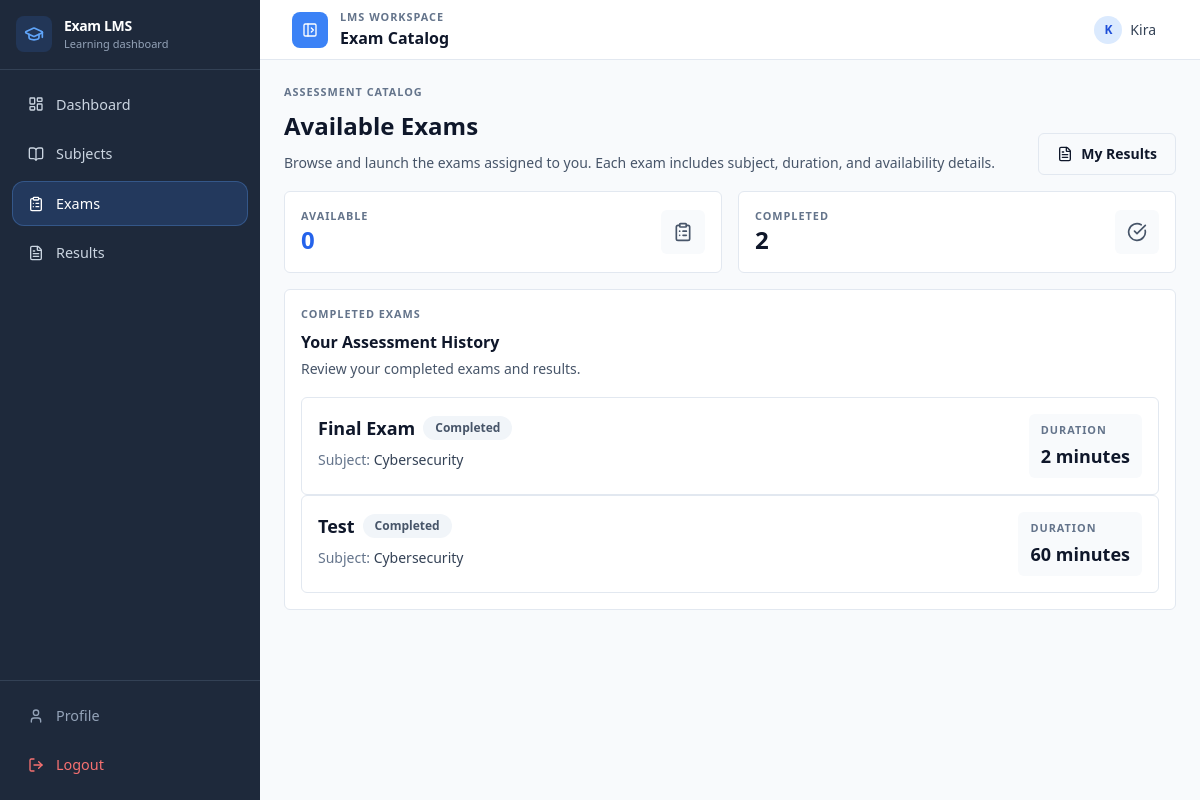
/available-exams/ (signed in), run on the app's committed database.
### exam_system/models.py (models this page shows, shortened)
class Exam(models.Model):
    subject = models.ForeignKey(Subject, on_delete=models.CASCADE)
    title = models.CharField(max_length=200)
    description = models.TextField(blank=True, null=True)
    duration = models.IntegerField(null=True, blank=True, help_text="Minutes allowed; ignored when duration_enabled is False.")
    duration_enabled = models.BooleanField(default=True, help_text="When disabled, students have unlimited time.")
    total_questions = models.IntegerField(
        validators=[MaxValueValidator(settings.MAX_QUESTIONS_PER_EXAM)]
    )
    randomize_questions = models.BooleanField(default=True)
    is_active = models.BooleanField(default=True, help_text="Instructors can manually open/close an exam regardless of the time window.")
    questions = models.ManyToManyField('Question', blank=True, related_name='exams')
    is_archived = models.BooleanField(default=False)
    available_from = models.DateTimeField(null=True, blank=True, help_text="Earliest date & time students can start the exam.")
    available_until = models.DateTimeField(null=True, blank=True, help_text="Latest date & time students can start the exam.")

class Subject(models.Model):
    name = models.CharField(max_length=100)
    code = models.CharField(max_length=20, blank=True, null=True)
    description = models.TextField(blank=True, null=True)
    instructor = models.ForeignKey(User, on_delete=models.CASCADE)
    students = models.ManyToManyField(User, related_name="subjects", blank=True)
    created_at = models.DateTimeField(auto_now_add=True, null=True)
    is_archived = models.BooleanField(default=False, db_index=True)
    archived_at = models.DateTimeField(null=True, blank=True)

### exam_system/views.py (the view)
# urls.py: path('available-exams/', views.available_exams, name='available_exams'),
@login_required
def available_exams(request):
    profile = Profile.objects.get(user=request.user)
    if profile.role != 'student':
        return redirect('home')
    assignments = SubjectAssignment.objects.filter(student=request.user).select_related('subject')
    available = []
    taken = []
    for assignment in assignments:
        subject = assignment.subject
        exams = Exam.objects.filter(subject=subject, is_archived=False)
        for exam in exams:
            if _window_closed(exam):
                taken.append({'exam': exam, 'subject': subject})
                continue
            attempt = ExamAttempt.objects.filter(student=request.user, exam=exam).first()
            if attempt and attempt.status == 'completed':
                taken.append({'exam': exam, 'subject': subject})
            else:
                available.append({'exam': exam, 'subject': subject})
    total_available = len(available)
    total_taken = len(taken)
    return render(request, 'available_exams.html', {
        'available': available,
        'taken': taken,
        'total_available': total_available,
        'total_taken': total_taken
    })

### exam_system/views.py (called while the page is built)
def _now():
    return timezone.now()

def _window_closed(exam):
    if not exam.is_active:
        return True
    now = _now()
    if exam.available_from and now < exam.available_from:
        return True
    if exam.available_until and now > exam.available_until:
        return True
    return False

### exam_system/templates/available_exams.html (shortened to what this page needs)
{% extends 'base.html' %}
{% block page_heading %}Exam Catalog{% endblock %}
{% block content %}
<div class="space-y-4">
    <section class="flex flex-col gap-4 lg:flex-row lg:items-end lg:justify-between">
        <div>
            <p class="text-label mb-2">Assessment Catalog</p>
            <h1 class="text-h1">Available Exams</h1>
            <p class="text-body mt-2 max-w-3xl">
                Browse and launch the exams assigned to you. Each exam includes subject, duration, and availability details.
            </p>
        </div>
        <a href="{% url 'my_results' %}" class="btn-secondary">
            <i data-lucide="file-text" class="h-4 w-4"></i>
            <span>My Results</span>
        </a>
    </section>
    {% if available or taken %}
    <div class="grid grid-cols-2 gap-4 mb-4">
        <div class="card">
            <div class="flex items-center justify-between">
                <div>
                    <p class="text-label">Available</p>
                    <p class="text-2xl font-bold text-blue-600">{{ total_available }}</p>
                </div>
                <div class="rounded-md bg-slate-50 p-3">
                    <i data-lucide="clipboard-list" class="h-5 w-5 text-slate-600"></i>
                </div>
            </div>
        </div>
        <div class="card">
            <div class="flex items-center justify-between">
                <div>
                    <p class="text-label">Completed</p>
                    <p class="text-2xl font-bold text-slate-900">{{ total_taken }}</p>
                </div>
                <div class="rounded-md bg-slate-50 p-3">
                    <i data-lucide="check-circle" class="h-5 w-5 text-slate-600"></i>
                </div>
            </div>
        </div>
    </div>
    {% endif %}
    {% if taken %}
    <section class="ui-card">
        <div class="mb-4">
            <p class="text-label mb-2">Completed Exams</p>
            <h2 class="text-h2">Your Assessment History</h2>
            <p class="text-body mt-1">Review your completed exams and results.</p>
        </div>
        <div class="ui-grid-exams">
            {% for item in taken %}
            <article class="exam-card">
                <div class="flex flex-col gap-4">
                    <div class="flex flex-col gap-4 lg:flex-row lg:items-start lg:justify-between">
                        <div class="space-y-2">
                            <div class="flex flex-wrap items-center gap-2">
                                <h3 class="text-lg font-semibold text-slate-900">{{ item.exam.title }}</h3>
                                <span class="inline-flex items-center rounded-full bg-slate-100 px-3 py-1 text-xs font-semibold text-slate-600">
                                    Completed
                                </span>
                            </div>
                            <div class="text-sm text-slate-500">
                                <p>Subject: <span class="font-medium text-slate-700">{{ item.subject.name }}</span></p>
                            </div>
                        </div>
                        <div class="rounded-md bg-slate-50 px-3 py-2">
                            <p class="text-label mb-1">Duration</p>
                            <p class="text-lg font-bold text-slate-900">{{ item.exam.duration }} minute{{ item.exam.duration|pluralize }}</p>
                        </div>
                    </div>
                </div>
            </article>
            {% endfor %}
        </div>
    </section>
    {% endif %}
</div>
{% endblock %}

### exam_system/templates/base.html (shortened to what this page needs)
<!DOCTYPE html>
<html lang="en">
<head>
    <script src="https://cdn.tailwindcss.com"></script>
</head>
<body class="bg-slate-50 font-sans text-slate-900">
    <div class="app-shell">
        <aside id="sidebar" class="sidebar">
            <div class="sidebar-brand flex items-center gap-3 border-b border-slate-700 p-4">
                <a href="{% if user.profile.role == 'instructor' %}{% url 'instructor_dashboard' %}{% else %}{% url 'student_dashboard' %}{% endif %}"
                   class="flex items-center gap-3">
                    <div class="flex h-9 w-9 shrink-0 items-center justify-center rounded-lg bg-blue-500/15 text-blue-400">
                        <i data-lucide="graduation-cap" class="h-5 w-5"></i>
                    </div>
                    <div class="brand-label min-w-0">
                        <h1 class="text-sm font-bold tracking-tight text-white">Exam LMS</h1>
                        <p class="text-[11px] text-slate-400">Learning dashboard</p>
                    </div>
                </a>
            </div>
            <nav class="flex flex-col gap-1 p-3">
                {% if user.is_authenticated %}
                <a href="{% if user.profile.role == 'instructor' %}{% url 'instructor_dashboard' %}{% else %}{% url 'student_dashboard' %}{% endif %}"
                   class="nav-link {% if request.resolver_match.url_name in 'student_dashboard,instructor_dashboard' %}is-active{% endif %}">
                    <i data-lucide="layout-dashboard" class="w-4 h-4"></i>
                    <span class="nav-label">Dashboard</span>
                </a>
                {% if user.profile.role == 'student' %}
                <a href="{% url 'student_subjects' %}"
                   class="nav-link {% if request.resolver_match.url_name in 'student_subjects,manage_subject' %}is-active{% endif %}">
                    <i data-lucide="book-open" class="w-4 h-4"></i>
                    <span class="nav-label">Subjects</span>
                </a>
                <a href="{% url 'available_exams' %}"
                   class="nav-link {% if request.resolver_match.url_name in 'available_exams,already_taken,start_exam' %}is-active{% endif %}">
                    <i data-lucide="clipboard-list" class="w-4 h-4"></i>
                    <span class="nav-label">Exams</span>
                </a>
                <a href="{% url 'my_results' %}"
                   class="nav-link {% if request.resolver_match.url_name in 'my_results,result' %}is-active{% endif %}">
                    <i data-lucide="file-text" class="w-4 h-4"></i>
                    <span class="nav-label">Results</span>
                </a>
                {% endif %}
                {% endif %}
            </nav>
            {% if user.is_authenticated %}
            <div class="mt-auto border-t border-slate-700 p-3 space-y-1">
                <a href="{% url 'profile' %}" class="nav-link text-slate-400">
                    <i data-lucide="user" class="w-4 h-4"></i>
                    <span class="sidebar-footer-label">Profile</span>
                </a>
                <a href="{% url 'login' %}" class="nav-link !text-red-400 hover:!bg-red-900/20">
                    <i data-lucide="log-out" class="w-4 h-4"></i>
                    <span class="sidebar-footer-label">Logout</span>
                </a>
            </div>
            {% endif %}
        </aside>
        <div class="main-content">
            <header class="content-header">
                <button class="toggle-btn" id="sidebarToggle" aria-label="Toggle sidebar">
                    <i data-lucide="panel-left-open" class="w-4 h-4" id="toggleIcon"></i>
                </button>
                <div class="flex-1 flex flex-col">
                    <p class="text-label hidden sm:block">LMS Workspace</p>
                    <h2 class="text-sm font-semibold text-slate-900 sm:text-base">
                        {% block page_heading %}Exam System Dashboard{% endblock %}
                    </h2>
                </div>
                {% if user.is_authenticated %}
                <a href="{% url 'profile' %}" class="flex items-center gap-2 rounded-lg px-3 py-1.5 text-sm font-medium text-slate-700 transition-colors hover:bg-slate-100">
                    <div class="flex h-7 w-7 items-center justify-center rounded-full bg-blue-100 text-xs font-bold text-blue-700">
                        {{ user.username|first|upper }}
                    </div>
                    <span class="hidden sm:inline">{{ user.username }}</span>
                </a>
                {% else %}
                <span class="text-xs font-medium text-slate-400 hidden sm:inline">Secure LMS</span>
                {% endif %}
            </header>
            <main class="flex-1 p-4 md:p-6">
                <div class="w-full">
                    {% block content %}{% endblock %}
                </div>
            </main>
        </div>
    </div>
</body>
</html>

### exam_system/templates/base.html (style rules this page uses)
:root { --sidebar-w: 260px; --sidebar-collapsed: 88px; --primary: #3b82f6; --primary-hover: #2563eb; --danger: #dc2626; --success-bg: #f0fdf4; --success-border: #bbf7d0; --success-text: #166534; --danger-bg: #fef2f2; --danger-border: #fecaca; --danger-text: #b91c1c; --surface: #ffffff; --border: #e2e8f0; --text: #0f172a; --text-muted: #475569; --text-soft: #64748b; }
*, *::before, *::after { box-sizing: border-box; }
html, body { overflow-x: hidden; }
.app-shell { display: flex; min-height: 100vh; }
.sidebar { position: fixed; top: 0; left: 0; width: var(--sidebar-w); height: 100vh; overflow-y: auto; overflow-x: hidden; background: #1e293b; color: white; display: flex; flex-direction: column; transition: width 0.3s cubic-bezier(0.4, 0, 0.2, 1); z-index: 100; }
.main-content { margin-left: var(--sidebar-w); transition: margin-left 0.3s cubic-bezier(0.4, 0, 0.2, 1); display: flex; flex-direction: column; min-width: 0; flex: 1; }
@media screen and (min-width: 1024px) { .sidebar { display: flex !important; } }
@media screen and (min-width: 1024px) { .toggle-btn { display: inline-flex !important; } }
@media screen and (min-width: 1024px) { .main-content { margin-left: var(--sidebar-w) !important; padding-bottom: 0 !important; } }
.nav-link { display: flex; align-items: center; gap: 0.75rem; border-radius: 0.75rem; padding: 0.75rem 1rem; color: #cbd5e1; font-weight: 500; font-size: 0.9rem; transition: background-color 0.18s, color 0.18s; white-space: nowrap; text-decoration: none; }
.nav-link.is-active { background: rgba(59, 130, 246, 0.18); color: #fff; box-shadow: inset 0 0 0 1px rgba(96, 165, 250, 0.28); }
.content-header { position: sticky; top: 0; z-index: 50; display: flex; align-items: center; gap: 0.75rem; height: 56px; padding: 0 1rem; background: rgba(255,255,255,0.92); backdrop-filter: blur(8px); border-bottom: 1px solid var(--border); }
@media (min-width: 768px) { .content-header { height: 60px; padding: 0 2rem; } }
.toggle-btn { display: inline-flex; align-items: center; justify-content: center; height: 36px; width: 36px; border-radius: 8px; border: none; background: var(--primary); color: #fff; cursor: pointer; transition: background-color 0.2s; flex-shrink: 0; }
.card, .ui-card, .exam-card, .subject-card, .table-shell, .form-shell { background: var(--surface); padding: 1rem; border-radius: 0.375rem; border: 1px solid var(--border); }
.card { padding: 1rem; }
.btn-secondary { display: inline-flex; align-items: center; gap: 0.5rem; border-radius: 0.375rem; padding: 0.6rem 1.125rem; font-size: 0.875rem; font-weight: 600; cursor: pointer; transition: background-color 0.2s; text-decoration: none; border: 1px solid var(--border); background: var(--surface-muted); color: var(--text); }
.text-h1 { font-size: 1.5rem; font-weight: 600; color: var(--text); }
.text-h2 { font-size: 1rem; font-weight: 600; color: var(--text); }
.text-body { font-size: 0.875rem; color: var(--text-muted); line-height: 1.6; }
.text-label { font-size: 0.68rem; font-weight: 700; letter-spacing: 0.09em; text-transform: uppercase; color: var(--text-soft); }
#sidebar a { text-decoration: none; }
#sidebar .nav-link { cursor: pointer; }

### data on the page
Exam: exam "Final Exam", subject.name "Cybersecurity", exam.duration "2"
Exam: exam "Test", subject.name "Cybersecurity", exam.duration "60"

### other printed values
{{ user.username|first|upper }} "K"
{{ user.username }} "Kira"
{{ total_available }} "0"
{{ total_taken }} "2"
